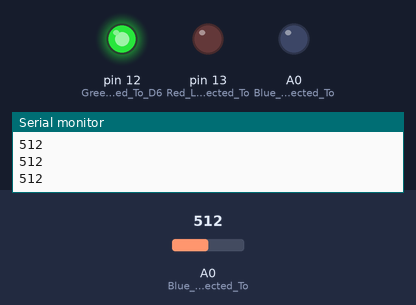
A sketch run on a simulated Arduino Uno, built with avr-gcc and run on an emulated ATmega328P. Shown: output pins drawn as LEDs (lit = HIGH), the last lines printed to the serial monitor. Inputs (shaded band) come from the test bench; at power-on: A0 (Blue_led_Pin_Connected_To) = 512.

Above: at 1.2 s.
1.3 s: A0 (Blue_led_Pin_Connected_To) set to 490
At 2.4 s:
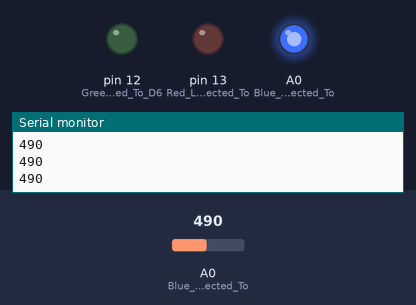
2.9 s: A0 (Blue_led_Pin_Connected_To) set to 560
At 3.9 s:
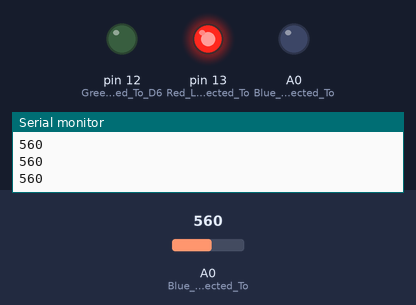
4.5 s: A0 (Blue_led_Pin_Connected_To) set to 390
At 5.2 s:
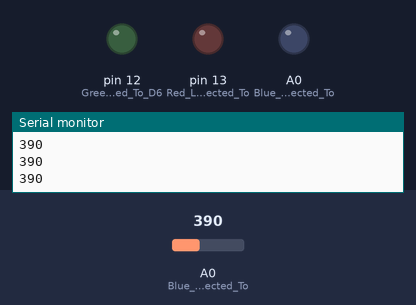
6.1 s: A0 (Blue_led_Pin_Connected_To) set to 418
At 6.6 s:
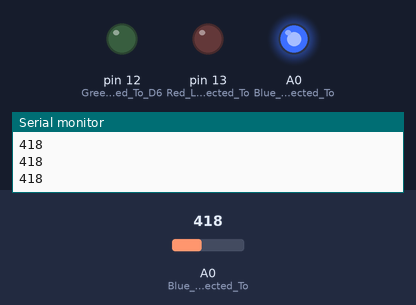
7.7 s: A0 (Blue_led_Pin_Connected_To) set to 510
At 9.2 s:
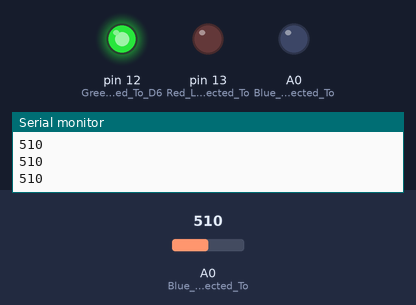
Timing chart, 0 to 10.3 s (numbered marks = the images above; inputs shaded):
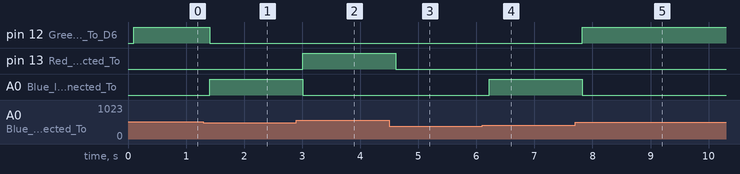

The sketch:

Water_Level.ino
```cpp
 // TECHATRONIC.COM
 int val = 0 ;
 void setup()
 {
   Serial.begin(9600); // sensor buart rate
   pinMode(14,HIGH);  // Blue led Pin Connected To D5 Pin
   pinMode(13,HIGH);  // Red Led Pin Connected To D7 Pin
   pinMode(12,HIGH);  // Green Led Connected To D6 Pin
 }
 void loop()
 {
  int s1=analogRead(A0); // Water Level Sensor output pin connected A0
  Serial.println(s1);  // See the Value In Serial Monitor
  delay(100);      // for timer
  if(s1>400 && s1<500 )
   {
    digitalWrite(14,HIGH);   // Blue led ON
   }
  else
   {
   digitalWrite(14,LOW);    // Blue led OFF
   }
  if(s1>500 && s1<550 )
   {
   digitalWrite(12,HIGH);   // Green led ON
   }
   else
   {
   digitalWrite(12,LOW);   // Green led OFF
   }
   if(s1>550 )
   {
  digitalWrite(13,HIGH);  // Red led ON
   }
   else
   {
   digitalWrite(13,LOW);   // Red led OFF
   }
  }
```

Measured:
- the behaviour switches between 400 and 401 on A0 (Blue_led_Pin_Connected_To) (found by bisection; images 3 and 4)
- after the input at 1.3 s, pin 12 (Green_Led_Connected_To_D6): HIGH → LOW after 0.10 s; A0 (Blue_led_Pin_Connected_To): LOW → HIGH after 0.10 s
- after the input at 2.9 s, pin 13 (Red_Led_Pin_Connected_To): LOW → HIGH after 0.11 s; A0 (Blue_led_Pin_Connected_To): HIGH → LOW after 0.11 s
- after the input at 4.5 s, pin 13 (Red_Led_Pin_Connected_To): HIGH → LOW after 0.11 s
- after the input at 6.1 s, A0 (Blue_led_Pin_Connected_To): LOW → HIGH after 0.12 s
- after the input at 7.7 s, pin 12 (Green_Led_Connected_To_D6): LOW → HIGH after 0.12 s; A0 (Blue_led_Pin_Connected_To): HIGH → LOW after 0.12 s
